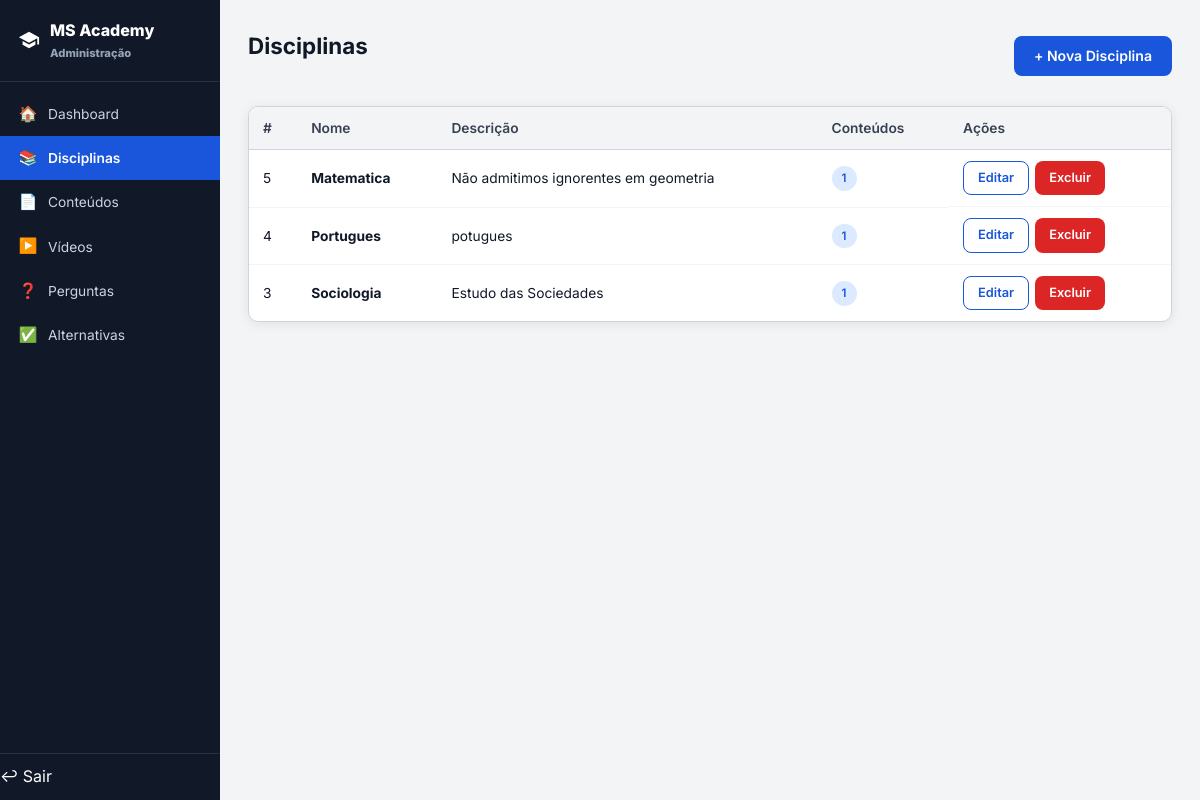
/admin/disciplina/listar.php (signed in), run on the app's committed database.
### tables this page shows
CREATE TABLE `disciplina` (
  `id` int NOT NULL AUTO_INCREMENT,
  `nome` varchar(100) NOT NULL,
  `descricao` text,
  PRIMARY KEY (`id`)
);

### includes/funcoes.php (called while the page is built, shortened)
<?php
function h($str) {
    return htmlspecialchars((string)$str, ENT_QUOTES, 'UTF-8');
}
function disciplinas_todas($conn) {
    $res = $conn->query("SELECT * FROM disciplina ORDER BY nome ASC");
    return $res ? $res->fetch_all(MYSQLI_ASSOC) : [];
}

### admin/disciplina/listar.php (the view, shortened to what this page needs)
<?php
require_once __DIR__ . '/../includes/admin_init.php';
$disciplinas = disciplinas_todas($conn);
require_once __DIR__ . '/../includes/admin_header.php';
?>
<div class="page-header">
  <h2>Disciplinas</h2>
  <a href="criar.php" class="btn btn-primary">+ Nova Disciplina</a>
</div>
<div class="panel">
  <table class="data-table">
    <thead>
      <tr>
        <th>#</th><th>Nome</th><th>Descrição</th><th>Conteúdos</th><th>Ações</th>
      </tr>
    </thead>
    <tbody>
    <?php if (empty($disciplinas)): ?>
      <tr><td colspan="5" style="text-align:center;color:var(--gray-500);padding:24px;">Nenhuma disciplina cadastrada.</td></tr>
    <?php else:
      foreach ($disciplinas as $d):
        $stmt = $conn->prepare("SELECT COUNT(*) FROM conteudo WHERE disciplina_id = ?");
        $stmt->bind_param("i", $d['id']);
        $stmt->execute();
        $qtd = $stmt->get_result()->fetch_row()[0];
    ?>
      <tr>
        <td><?= $d['id'] ?></td>
        <td><strong><?= h($d['nome']) ?></strong></td>
        <td><?= h(mb_substr($d['descricao'] ?? '', 0, 80)) ?></td>
        <td><span class="badge badge-blue"><?= $qtd ?></span></td>
        <td class="td-actions">
          <a href="editar.php?id=<?= $d['id'] ?>" class="btn btn-sm btn-outline">Editar</a>
          <a href="excluir.php?id=<?= $d['id'] ?>" class="btn btn-sm btn-danger"
             onclick="return confirm('Excluir esta disciplina e todos seus conteúdos?')">Excluir</a>
        </td>
      </tr>
    <?php endforeach; endif; ?>
    </tbody>
  </table>
</div>
<?php require_once __DIR__ . '/../includes/admin_footer.php'; ?>

### assets/css/style.css (style rules this page uses)
*, *::before, *::after { box-sizing: border-box; margin: 0; padding: 0; }
:root { --blue: #1A56DB; --blue-dark: #1240A8; --blue-light: #EBF2FF; --blue-soft: #DBEAFE; --gray-900: #111827; --gray-700: #374151; --gray-500: #6B7280; --gray-300: #D1D5DB; --gray-100: #F3F4F6; --green: #059669; --green-soft: #D1FAE5; --red: #DC2626; --red-soft: #FEE2E2; --orange: #D97706; --orange-soft:#FEF3C7; --white: #FFFFFF; --radius: 10px; --shadow: 0 2px 12px rgba(0,0,0,0.08); --shadow-lg: 0 8px 32px rgba(0,0,0,0.13); --transition: 0.18s ease; }
html { font-size: 16px; scroll-behavior: smooth; }
body { font-family: 'Inter', system-ui, -apple-system, sans-serif; color: var(--gray-900); background: var(--white); line-height: 1.6; min-height: 100vh; display: flex; flex-direction: column; }
a { color: inherit; text-decoration: none; }
h2 { font-size: 1.4rem; font-weight: 700; }
.btn { display: inline-flex; align-items: center; justify-content: center; gap: 8px; padding: 9px 20px; border-radius: 8px; font-weight: 600; font-size: 0.88rem; transition: all var(--transition); cursor: pointer; border: none; font-family: inherit; }
.btn-primary { background: var(--blue); color: var(--white); }
.btn-outline { background: transparent; color: var(--blue); border: 1.5px solid var(--blue); }
.btn-danger { background: var(--red); color: var(--white); }
.btn-sm { padding: 6px 14px; font-size: 0.8rem; }
.admin-content h2 { margin-bottom: 20px; }
.page-header { display: flex; align-items: center; justify-content: space-between; margin-bottom: 22px; }
.panel { background: var(--white); border: 1px solid var(--gray-300); border-radius: var(--radius); box-shadow: var(--shadow); overflow: hidden; margin-bottom: 20px; }
.data-table { width: 100%; border-collapse: collapse; font-size: .86rem; }
.data-table th { text-align: left; padding: 10px 14px; background: var(--gray-100); color: var(--gray-700); font-weight: 600; border-bottom: 1px solid var(--gray-300); white-space: nowrap; }
.data-table td { padding: 11px 14px; border-bottom: 1px solid var(--gray-100); vertical-align: middle; }
.data-table tr:last-child td { border-bottom: none; }
.td-actions { display: flex; gap: 6px; }
.badge { display: inline-flex; align-items: center; padding: 3px 10px; border-radius: 20px; font-size: .73rem; font-weight: 600; }
.badge-blue { background: var(--blue-soft); color: var(--blue); }

### data on the page
disciplina: id "5", nome "Matematica", descricao "Não admitimos ignorentes em geometria", qtd "1"
disciplina: id "4", nome "Portugues", descricao "potugues", qtd "1"
disciplina: id "3", nome "Sociologia", descricao "Estudo das Sociedades", qtd "1"

### other printed values
$icon "🏠 📚 📄 ▶️ ❓ ✅"
$label "Dashboard Disciplinas Conteúdos Vídeos Perguntas Alternativas"
